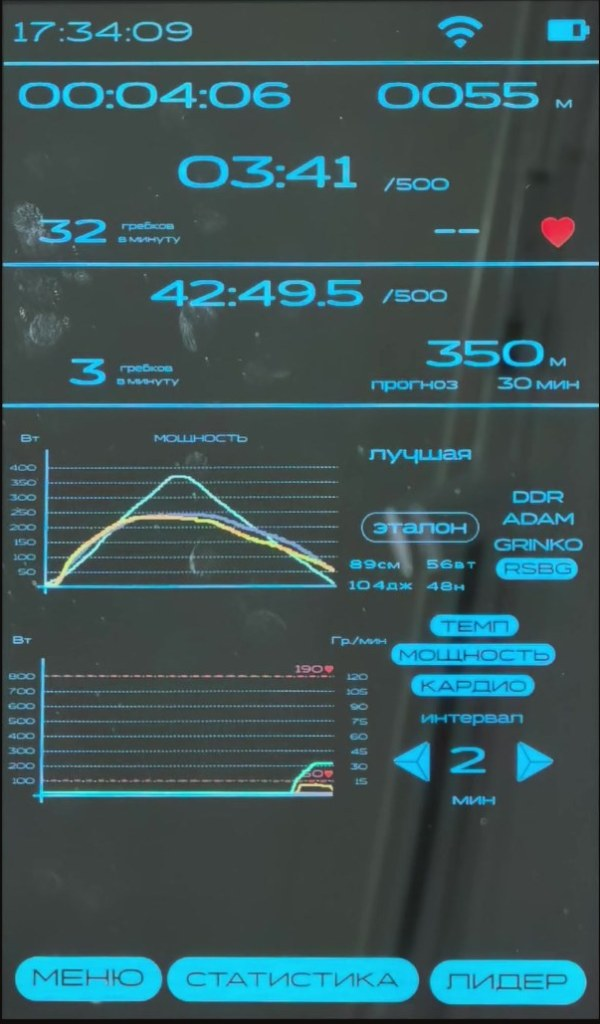
#> input picture images/screens/active_compare.jpg, 600 x 1024 px, given in place of main.jpg, which was not available
$ python annotate.py
#> lines starting #> are read from the running program, lines starting #| are printed output that depends on the picture
import json, cv2, numpy as np, os, glob
from PIL import Image, ImageDraw, ImageFont
d = json.load(open("hotspots.json"))
#> (reads tools/hotspots.json from the repository)
SRC = "/Users/rust/work/dante-super-sport/doc/images/screens"
font_path = "/System/Library/Fonts/Supplemental/Arial Bold.ttf"
def draw_numbered(screen, out, scale=1.0):
    im = Image.open(f"{SRC}/{screen['img']}").convert("RGB")
    dr = ImageDraw.Draw(im, "RGBA")
    f = ImageFont.truetype(font_path, 26)
    for h in screen["hotspots"]:
        x, y, w, hh = h["rect"]
        dr.rectangle([x, y, x+w, y+hh], outline=(255, 170, 0, 230), width=3)
        if "num" in h:
            cx, cy = x + 18, y + 18
            dr.ellipse([cx-18, cy-18, cx+18, cy+18], fill=(255, 140, 0, 255), outline=(0,0,0,255), width=2)
            t = str(h["num"]); tw = dr.textlength(t, font=f)
            dr.text((cx - tw/2, cy - 16), t, font=f, fill=(0,0,0,255))
    im.save(out, quality=90)
def draw_debug(screen, out):
#> called with out = 'dbg_hotspots/main.jpg'
    im = Image.open(f"{SRC}/{screen['img']}").convert("RGB")
#> im is the input picture: PIL image 600x1024 RGB; mean R, G, B 59.5, 85.3, 88.6
    dr = ImageDraw.Draw(im, "RGBA")
    f = ImageFont.truetype(font_path, 16)
    for h in screen["hotspots"]:
        x, y, w, hh = h["rect"]
        dr.rectangle([x, y, x+w, y+hh], outline=(255, 60, 60, 255), width=2, fill=(255,60,60,40))
        dr.text((x+3, y+2), h["id"], font=f, fill=(255,255,0,255))
    im.save(out, quality=85)
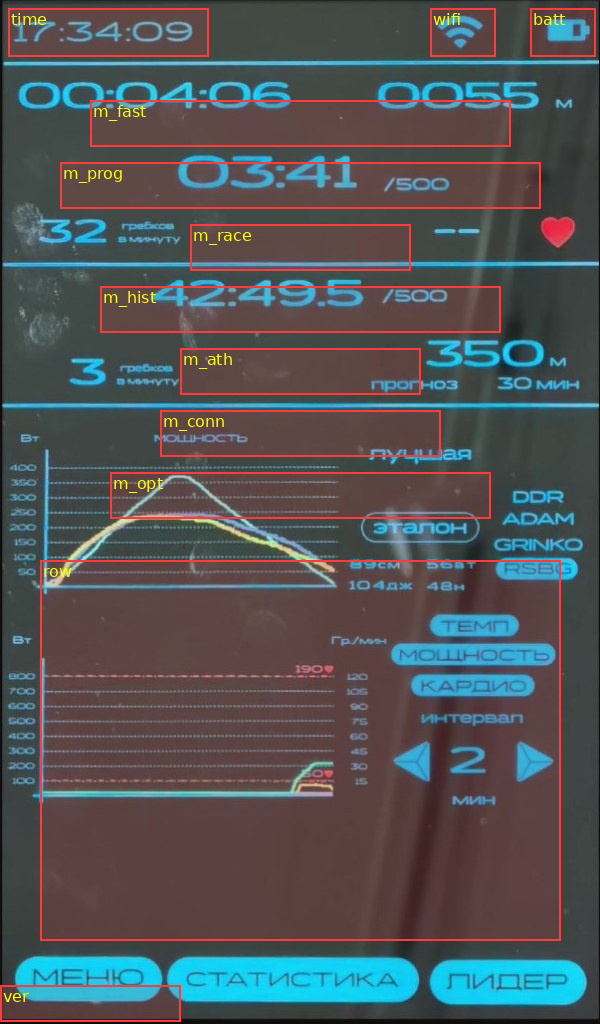
#> saved as main.jpg: PIL image 600x1024 RGB; mean R, G, B 81.2, 83.4, 85.7
for s in d["screens"]:
    draw_debug(s, f"dbg_hotspots/{s['id']}.jpg")
#> pass 2 of the loop `for s in d["screens"]:`:
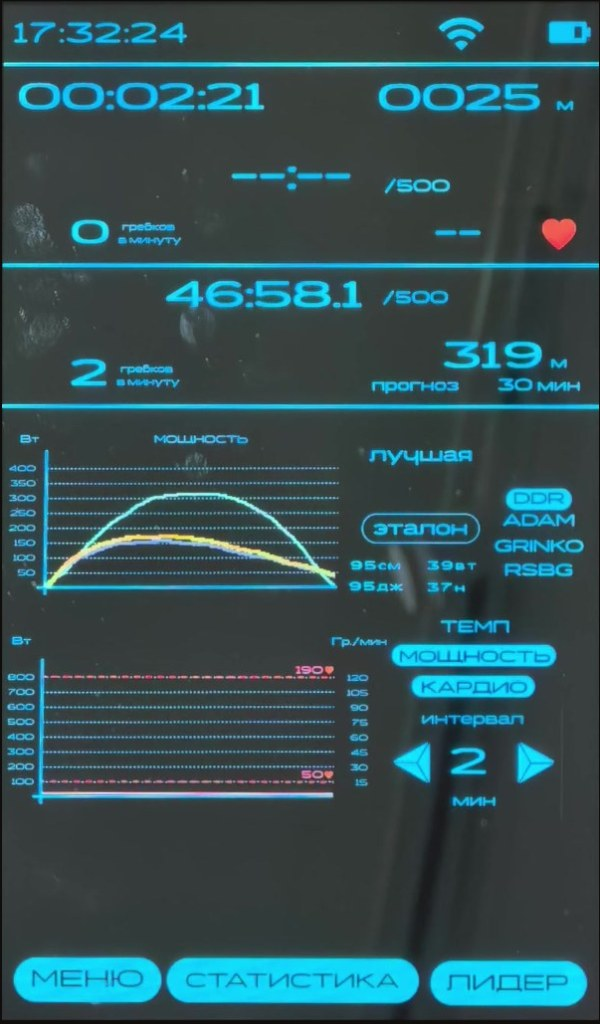
#> input picture images/screens/active_idle.jpg, 600 x 1024 px, given in place of fast_start.jpg, which was not available
#> in draw_debug, im is the input picture: PIL image 600x1024 RGB; mean R, G, B 50.6, 80.2, 85.4
#> in draw_debug (call 2), `im.save(out, quality=85)`:
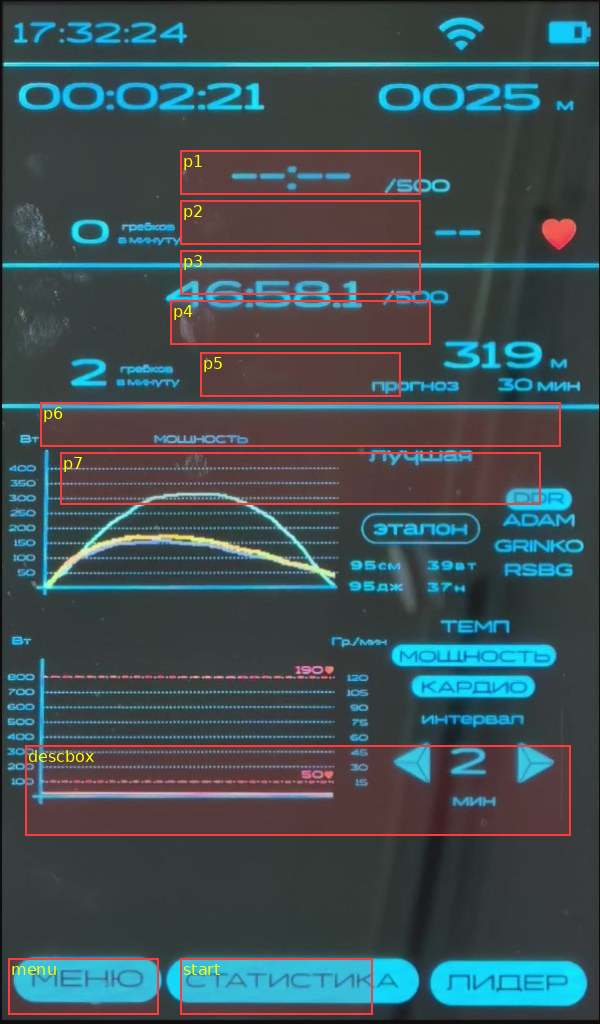
#> saved as fast_start.jpg: PIL image 600x1024 RGB; mean R, G, B 63.8, 78.8, 83.2
#> (the run stopped early here; a loop or call above may not have finished)
